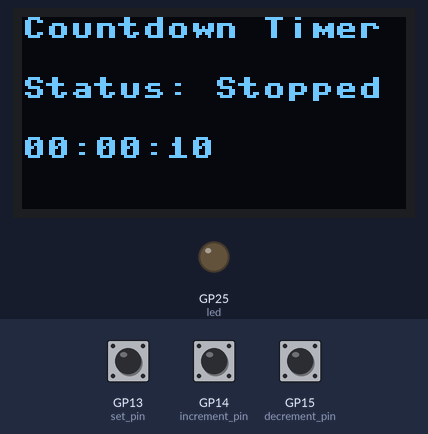
A program run on a simulated Raspberry Pi Pico running MicroPython. Shown: 128×64 one-colour display, output pins drawn as LEDs (lit = HIGH). Inputs (shaded band) come from the test bench; at power-on: GP13 (set_pin) HIGH, GP14 (increment_pin) HIGH, GP15 (decrement_pin) HIGH. Library files of the repository ran but are not shown: ssd1306.py; pins used as bus, display or sensor lines are not drawn; what the program prints to the serial console is not drawn.

Above: at 1.2 s.
1.3 s: GP13 (set_pin) pulled LOW for 0.15 s
At 2.8 s:
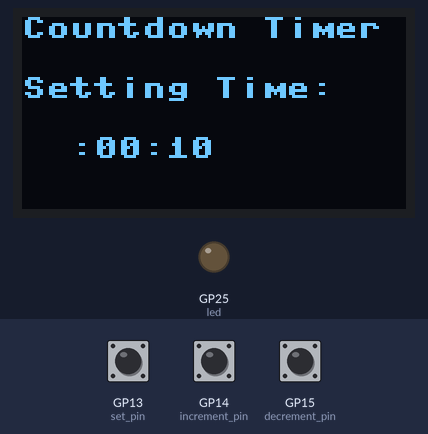
4.4 s: GP14 (increment_pin) pulled LOW for 0.15 s
At 5.8 s:
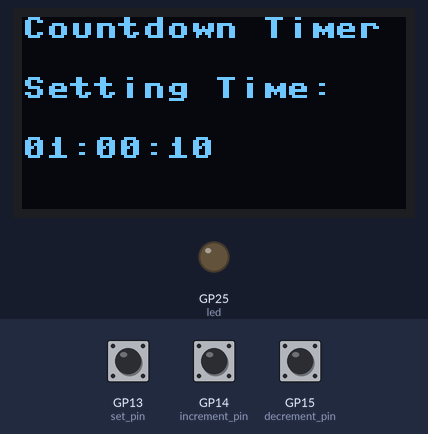
7.5 s: GP13 (set_pin) pulled LOW for 1 s
At 10.8 s:
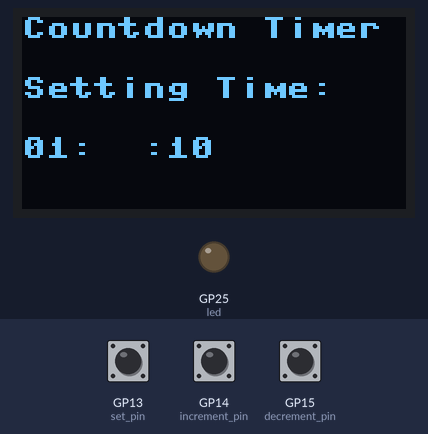
11.5 s: GP15 (decrement_pin) pulled LOW for 0.15 s
At 13.8 s:
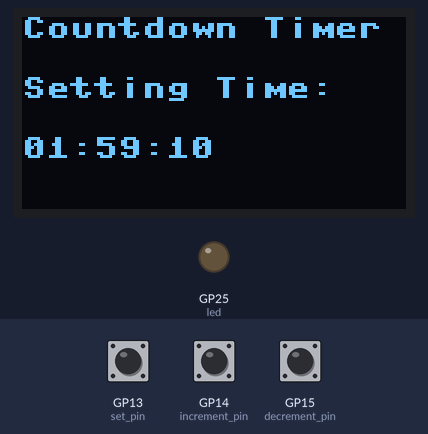
14.6 s: GP15 (decrement_pin) pulled LOW for 1 s
17.5 s: GP13 (set_pin) pulled LOW for 0.15 s
At 18.4 s:
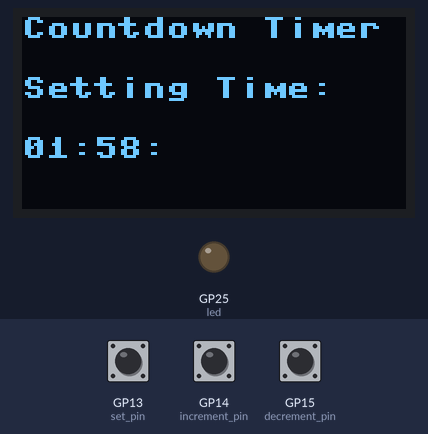
Timing chart, 0 to 20.5 s (numbered marks = the images above; inputs shaded):
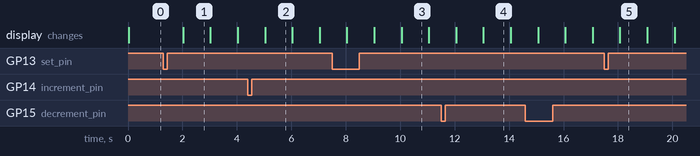

Measured:
- after the input at 1.3 s, the display: changes after 0.73 s (image 1)
- after the input at 4.4 s, the display: changes after 0.64 s (image 2)
- after the input at 7.5 s, the display: first differs from a run without the input after 2.6 s (image 3)
- after the input at 11.5 s, the display: first differs from a run without the input after 1.6 s (image 4)
- after the input at 17.5 s, the display: changes after 0.57 s (image 5)
- what the display in image 1 shows lasts 1.0 s, from 2.0 s to 3.0 s

The program:

15-set-timer-display.py
```python
from machine import Pin, SPI, PWM
import ssd1306
from utime import sleep, ticks_ms, ticks_diff, sleep_ms

# Pin definitions (unchanged)
SET_BUTTON = const(13)
INCREMENT_BUTTON = const(14)
DECREMENT_BUTTON = const(15)
PICO_ONBOARD_LED_PIN = 25
SPEAKER_PIN = 10


# Display pins (unchanged)
DISPLAY_SCL_PIN = 2
DISPLAY_SDA_PIN = 3
DISPLAY_RES_PIN = 4
DISPLAY_DC_PIN = 5
DISPLAY_CS_PIN = 6

# Initialize hardware (display, buttons, etc.)
set_pin = Pin(SET_BUTTON, Pin.IN, Pin.PULL_UP)
increment_pin = Pin(INCREMENT_BUTTON, Pin.IN, Pin.PULL_UP)
decrement_pin = Pin(DECREMENT_BUTTON, Pin.IN, Pin.PULL_UP)
led = Pin(PICO_ONBOARD_LED_PIN, Pin.OUT)

speaker = PWM(Pin(SPEAKER_PIN))
MAX_DUTY = 65535
HALF_DUTY = MAX_DUTY // 2

# Display setup
SCL = Pin(DISPLAY_SCL_PIN)
SDA = Pin(DISPLAY_SDA_PIN)
spi = SPI(0, sck=SCL, mosi=SDA)
RES = Pin(DISPLAY_RES_PIN)
DC = Pin(DISPLAY_DC_PIN)
CS = Pin(DISPLAY_CS_PIN)
oled = ssd1306.SSD1306_SPI(128, 64, spi, DC, RES, CS)

# Timer states
STOPPED = const(0)
RUNNING = const(1)
SET_HOURS = const(2)
SET_MINUTES = const(3)
SET_SECONDS = const(4)
timer_state = STOPPED
timer_state_names = ["STOPPED", "RUNNING", "SET_HOURS", "SET_MINUTES", "SET_SECONDS"]

# Timer variables
hours = 0
minutes = 0
seconds = 10
time_remaining = minutes * 60

# Debounce variables
last_set_time = 0
last_increment_time = 0
last_decrement_time = 0
last_blink = 0
DEBOUNCE_MS = 250
BLINK_INTERVAL = 500  # Blink every 500ms
blink_state = False

def update_time_remaining():
    global time_remaining
    time_remaining = hours * 3600 + minutes * 60 + seconds

def set_irq(pin):
    global last_set_time, timer_state
    current_time = ticks_ms()
    if ticks_diff(current_time, last_set_time) > DEBOUNCE_MS:
        last_set_time = current_time
        if timer_state == STOPPED:
            timer_state = SET_HOURS
        elif timer_state == SET_HOURS:
            timer_state = SET_MINUTES
        elif timer_state == SET_MINUTES:
            timer_state = SET_SECONDS
        elif timer_state == SET_SECONDS:
            timer_state = RUNNING
            update_time_remaining()
        elif timer_state == RUNNING:
            timer_state = STOPPED
        print(f'State: {timer_state_names[timer_state]}')

def increment_irq(pin):
    global last_increment_time, hours, minutes, seconds
    current_time = ticks_ms()
    if ticks_diff(current_time, last_increment_time) > DEBOUNCE_MS:
        last_increment_time = current_time
        if timer_state == SET_HOURS:
            hours = (hours + 1) % 24
        elif timer_state == SET_MINUTES:
            minutes = (minutes + 1) % 60
        elif timer_state == SET_SECONDS:
            seconds = (seconds + 1) % 60
        print(f'Time: {hours:02d}:{minutes:02d}:{seconds:02d}')

def decrement_irq(pin):
    global last_decrement_time, hours, minutes, seconds
    current_time = ticks_ms()
    if ticks_diff(current_time, last_decrement_time) > DEBOUNCE_MS:
        last_decrement_time = current_time
        if timer_state == SET_HOURS:
            hours = (hours - 1) % 24
        elif timer_state == SET_MINUTES:
            minutes = (minutes - 1) % 60
        elif timer_state == SET_SECONDS:
            seconds = (seconds - 1) % 60
        print(f'Time: {hours:02d}:{minutes:02d}:{seconds:02d}')

# Set up interrupts
set_pin.irq(trigger=Pin.IRQ_RISING, handler=set_irq)
increment_pin.irq(trigger=Pin.IRQ_FALLING, handler=increment_irq)
decrement_pin.irq(trigger=Pin.IRQ_FALLING, handler=decrement_irq)

def format_time(h, m, s, blink=False, blink_state=False, current_setting=None):
    """Format time with optional blinking for the section being set"""
    if current_setting == SET_HOURS and not blink_state:
        h_str = "  "
    else:
        h_str = f"{h:02d}"

    if current_setting == SET_MINUTES and not blink_state:
        m_str = "  "
    else:
        m_str = f"{m:02d}"

    if current_setting == SET_SECONDS and not blink_state:
        s_str = "  "
    else:
        s_str = f"{s:02d}"

    return f"{h_str}:{m_str}:{s_str}"

# Pleasant frequencies for a pentatonic scale (in Hz)
FREQUENCIES = [262, 330, 392, 523, 659]  # C4, E4, G4, C5, E5

def play_tone(frequency, duration_ms):
    """Play a single tone with the specified frequency and duration."""
    speaker.duty_u16(HALF_DUTY)  # Set volume (0-65535)
    speaker.freq(frequency)
    sleep_ms(duration_ms)
    speaker.duty_u16(0)  # Silent between notes
    sleep_ms(50)  # Brief pause between notes

def stop_alarm():
    """Stop the alarm by turning off the speaker."""
    speaker.duty_u16(0)

def play_alarm():
    """Play a repeating pleasant alarm pattern until button is pressed or CTRL-C."""
    print("Alarm started - press button or CTRL-C to stop")

    try:
        while True:
            # Check if any button is pressed
            if not set_pin.value():
                stop_alarm()
                print("Alarm stopped by button")
                break

            # Play ascending pattern
            for freq in FREQUENCIES:
                if not set_pin.value():  # Check if any button is pressed between notes
                    break
                play_tone(freq, 150)

            # Brief pause between patterns
            sleep_ms(200)

            # Play descending pattern
            for freq in reversed(FREQUENCIES[:-1]):  # Skip highest note
                if not set_pin.value():  # Check button between each note
                    break
                play_tone(freq, 150)

            sleep_ms(400)  # Longer pause between repetitions

    except KeyboardInterrupt:
        stop_alarm()
        print("\nAlarm stopped by CTRL-C")
    finally:
        # Ensure speaker is off no matter how we exit
        stop_alarm()


def format_remaining_time(seconds):
    """Convert total seconds to HH:MM:SS format"""
    h = seconds // 3600
    m = (seconds % 3600) // 60
    s = seconds % 60
    return f"{h:02d}:{m:02d}:{s:02d}"

def update_screen():
    global blink_state, last_blink
    current_time = ticks_ms()

    # Update blink state every BLINK_INTERVAL milliseconds
    if ticks_diff(current_time, last_blink) >= BLINK_INTERVAL:
        blink_state = not blink_state
        last_blink = current_time

    oled.fill(0)
    oled.text("Countdown Timer", 0, 0, 1)

    if timer_state in [SET_HOURS, SET_MINUTES, SET_SECONDS]:
        oled.text("Setting Time:", 0, 20, 1)
        time_str = format_time(hours, minutes, seconds, True, blink_state, timer_state)
    else:
        status = "Running" if timer_state == RUNNING else "Stopped"
        oled.text(f"Status: {status}", 0, 20, 1)
        if timer_state == RUNNING:
            time_str = format_remaining_time(time_remaining)
        else:
            time_str = format_time(hours, minutes, seconds)

    oled.text(time_str, 0, 40, 1)
    oled.show()

def main():
    global time_remaining
    try:
        while True:
            if timer_state == RUNNING and time_remaining > 0:
                time_remaining -= 1
                if time_remaining == 0:
                    play_alarm()
            update_screen()
            sleep(1)

    except KeyboardInterrupt:
        print("\nProgram terminated by user")
        stop_alarm()

if __name__ == "__main__":
    print("Countdown Timer Started")
    print("Press SET to start setting time")
    print("Use INCREMENT/DECREMENT to adjust values")
    main()
```
